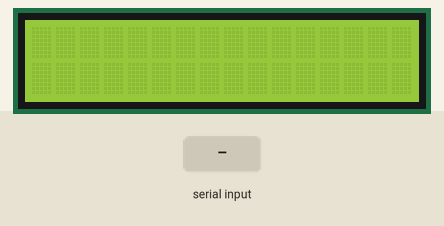
A sketch run on a simulated Arduino Uno, built with avr-gcc and run on an emulated ATmega328P. Parts: 16×2 character LCD. The inputs (shaded band) are chosen by the test bench.

Above: at 1.2 s.
1.3 s: "1\n" received over Serial
At 1.7 s:
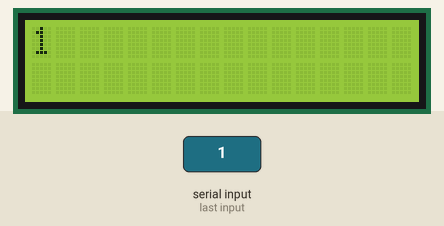
2.8 s: "0\n" received over Serial
At 4.5 s:
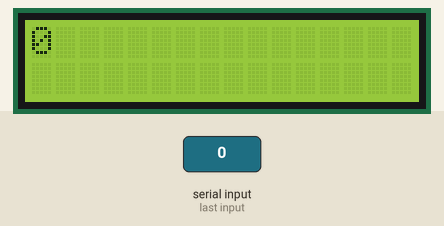
4.8 s: "2\n" received over Serial
At 6.1 s:
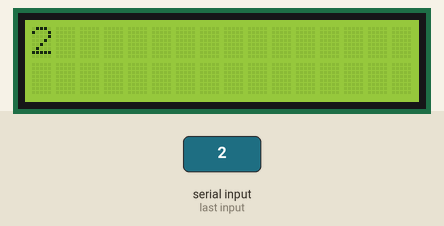
Timing chart, 0 to 7.8 s (numbered marks = the images above; inputs shaded):
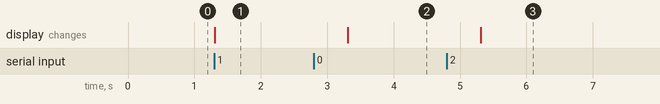

The sketch:

arduino.ino
```cpp
#include <LiquidCrystal.h>

LiquidCrystal lcd(8, 9, 4, 5, 6, 7);

void setup() {
  lcd.begin(16, 2);
  Serial.begin(9600);
}

void loop() {
  if (Serial.available() > 0) {
    // Citește linia trimisă prin portul serial
    String received_line = Serial.readStringUntil('\n');

    // Afisează linia pe ecranul LCD
    lcd.clear();
    lcd.print(received_line);
    delay(2000);  // Afișează timp de 2 secunde (poate fi modificat)

    // Poți adăuga aici și alte acțiuni în funcție de nevoile tale
  }
}
```

Measured:
- after the input at 1.3 s, the display: changes at once (image 1)
- after the input at 2.8 s, the display: changes after 0.51 s (image 2)
- after the input at 4.8 s, the display: changes after 0.51 s (image 3)
